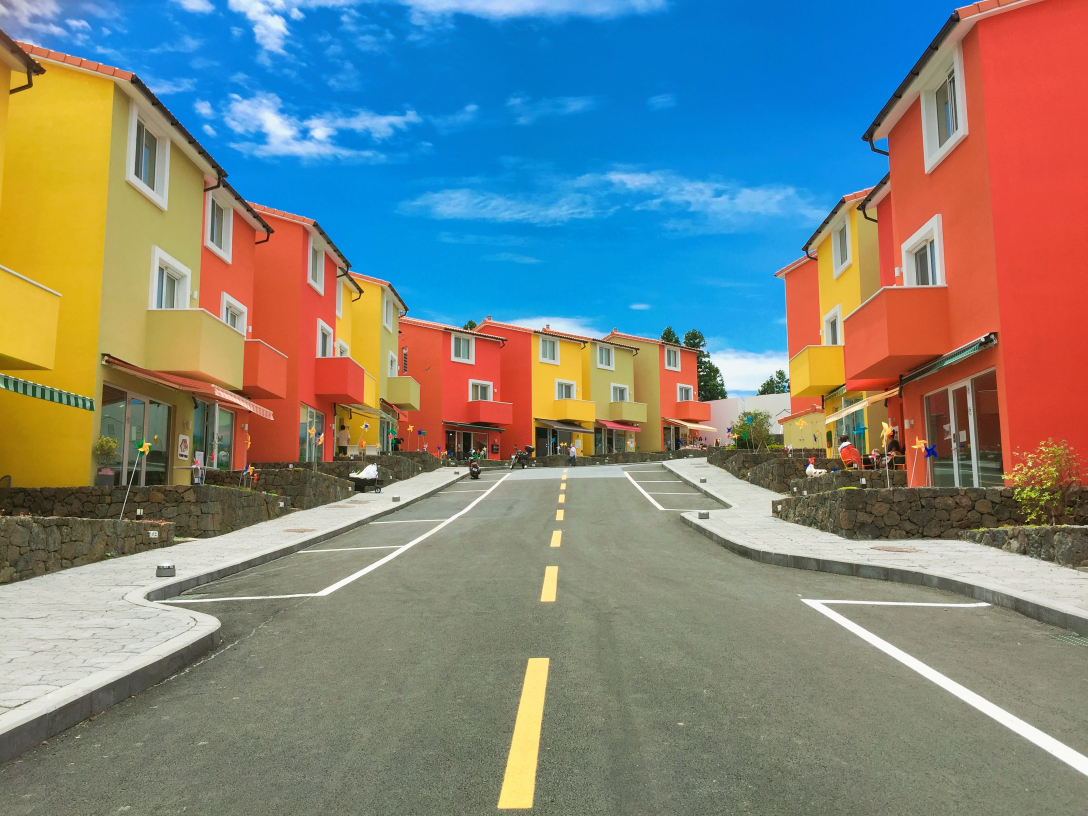
#> input picture scripts/python-scripts-master/_UPDATE/Color_detection/colorpic.jpg, 3264 x 2448 px (shown at 1/3 size)
$ python ORB_Algorithm.py
#> lines starting #> are read from the running program, lines starting #| are printed output that depends on the picture; after the words box and inside, x2 and y2 are one past the last pixel; in counts of white or black regions, pixels touching at a corner belong together
import cv2
import numpy as np

# Load the image
path = input("Enter the path of the image: ")
#> the answer given: ../Color_detection/colorpic.jpg
image = cv2.imread(path)
#> image is the input picture: shape (2448, 3264, 3); mean B, G, R 127.1, 132.5, 125.9
path2 = input("Enter the path for testing image: ")
#> the answer given: ../Color_detection/colorpic.jpg
test_image = cv2.imread(path2)

# Resizing the image
image = cv2.resize(image, (600, 600))
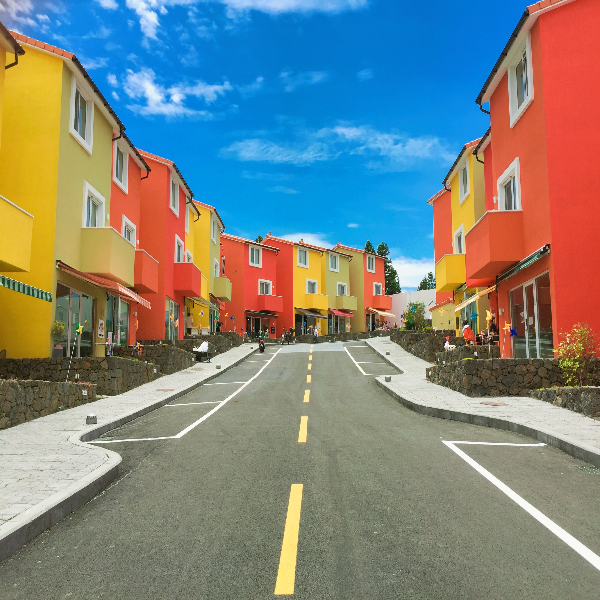
#> image: shape (600, 600, 3); mean B, G, R 127, 132.4, 125.8
test_image = cv2.resize(test_image, (600, 600))

# Convert the image to gray scale
gray = cv2.cvtColor(image, cv2.COLOR_RGB2GRAY)
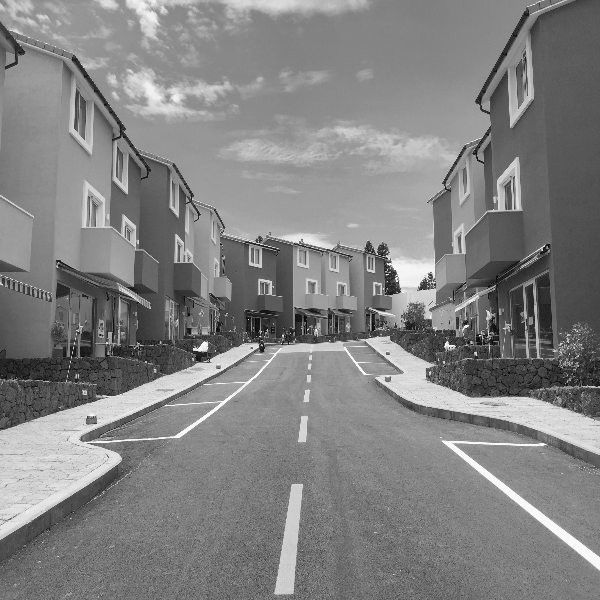
#> gray: shape (600, 600); min 6, max 253, mean 130
test_gray = cv2.cvtColor(test_image, cv2.COLOR_RGB2GRAY)

# Display the given and test image
image_stack = np.concatenate((image, test_image), axis=1)
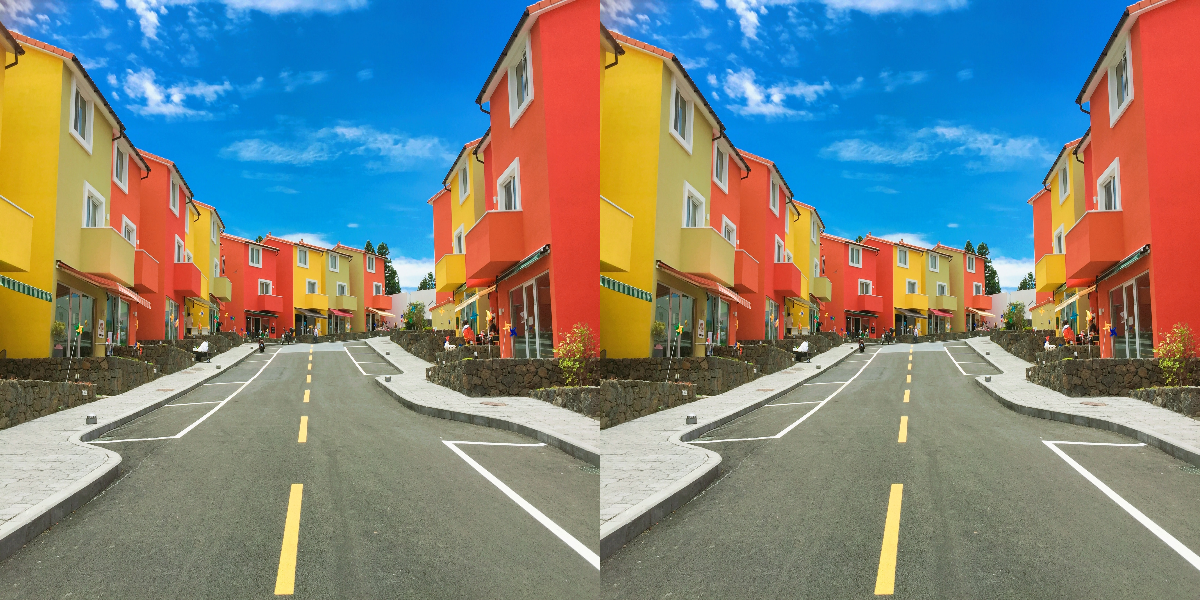
#> image_stack: shape (600, 1200, 3); mean B, G, R 127, 132.4, 125.8
cv2.imshow("image VS test_image", image_stack)

# Implementing the ORB alogorithm
orb = cv2.ORB_create()

train_keypoints, train_descriptor = orb.detectAndCompute(gray, None)
#> train_keypoints = 500 keypoints; strongest (x, y, size): (446, 343, 31), (449, 343, 31), (203, 344, 64.3), (453, 347, 31)
test_keypoints, test_descriptor = orb.detectAndCompute(test_gray, None)
#> test_keypoints has the same summary as train_keypoints

keypoints = np.copy(image)

cv2.drawKeypoints(image, train_keypoints, keypoints, color=(0, 255, 0))
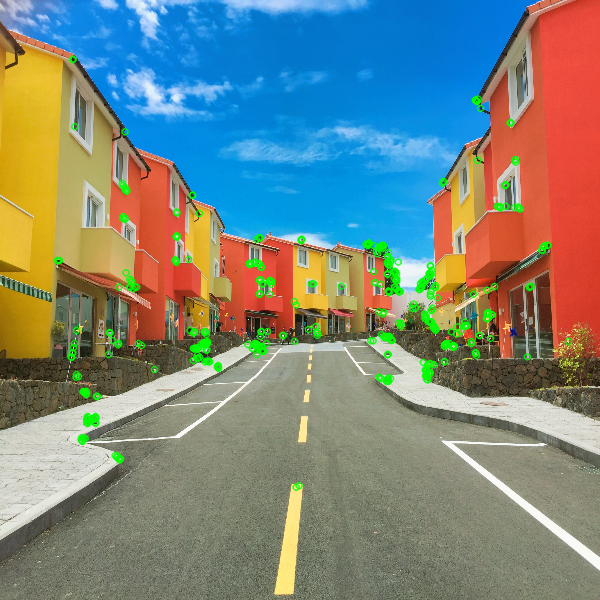
#> keypoints: shape (600, 600, 3); 2.83% of pixels changed, all inside (x1, y1, x2, y2) = (53, 55, 573, 492)

# Display image with keypoints
cv2.imshow("keypoints", keypoints)
# Print the number of keypoints detected in the given image
print("Number of Keypoints Detected In The Image: ", len(train_keypoints))
#| Number of Keypoints Detected In The Image:  500

# Create a Brute Force Matcher object.
bf = cv2.BFMatcher(cv2.NORM_HAMMING, crossCheck=True)

# Perform the matching between the ORB descriptors of the training image and the test image
matches = bf.match(train_descriptor, test_descriptor)
#> matches = 500 matches

# The matches with shorter distance are the ones we want.
matches = sorted(matches, key=lambda x: x.distance)

result = cv2.drawMatches(
    image, train_keypoints, test_image, test_keypoints, matches, test_gray, flags=2
)
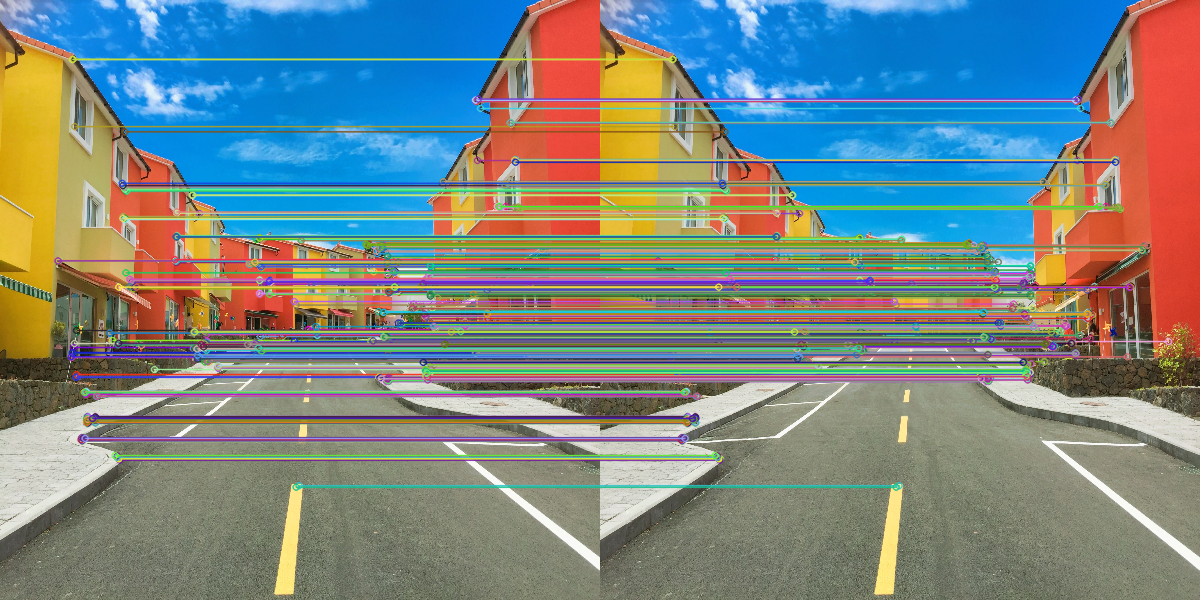
#> result: shape (600, 1200, 3); mean B, G, R 132.2, 134.4, 121.4

# Display the best matching points
cv2.imshow("result", result)

# Naming the output image
image_name = path.split(r"/")
image_path = image_name[-1].split(".")
output = r"./ORB Algorithm/" + image_path[0] + "(featureMatched).jpg"
cv2.imwrite(output, result)

# Print total number of matching points between the training and query images
print(
    "\nNumber of Matching Keypoints Between The input image and Test Image: ",
    len(matches),
)
#| Number of Matching Keypoints Between The input image and Test Image:  500
cv2.waitKey(0)
cv2.destroyAllWindows()

$ run again, on scripts/python-scripts-master/_UPDATE/Color_to_BW_Converter/sample_image.jpg
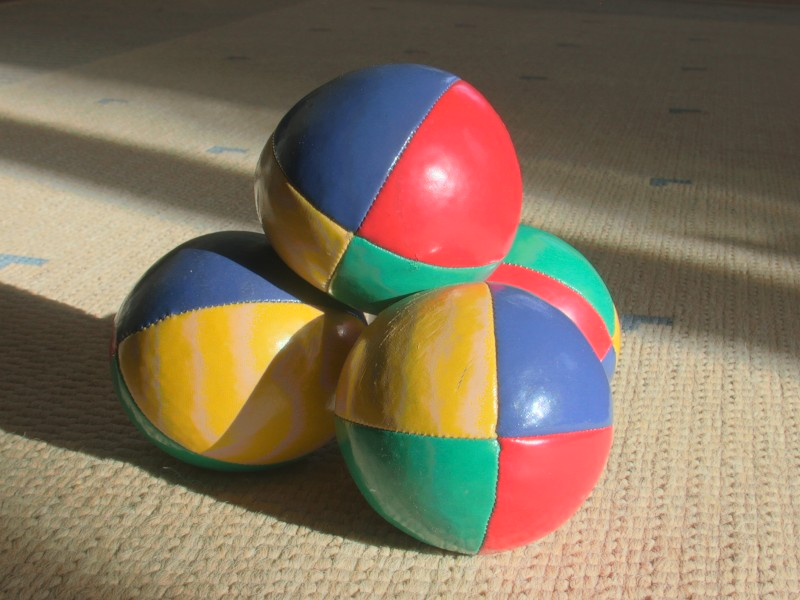
#> input picture scripts/python-scripts-master/_UPDATE/Color_to_BW_Converter/sample_image.jpg, 800 x 600 px
#> image is the input picture: shape (600, 800, 3); mean B, G, R 93.5, 114.7, 130.9
#> image: shape (600, 600, 3)
#> train_keypoints = 500 keypoints; strongest (x, y, size): (241, 313, 31), (273, 313, 31), (240, 312, 37.2), (236, 311, 77.1)
#> test_keypoints has the same summary as train_keypoints
#> `cv2.drawKeypoints(image, train_keypoints, keypoints, color=(0, 255, 0))`:
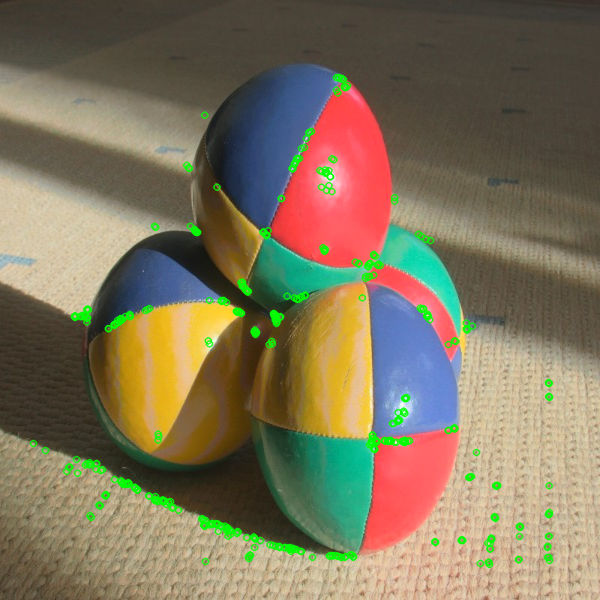
#> keypoints: shape (600, 600, 3); mean B, G, R 91.3, 116.9, 127.9
#| Number of Keypoints Detected In The Image:  500
#> matches = 500 matches
#> `result = cv2.drawMatches( image, train_keypoints, test_image, test_key..`:
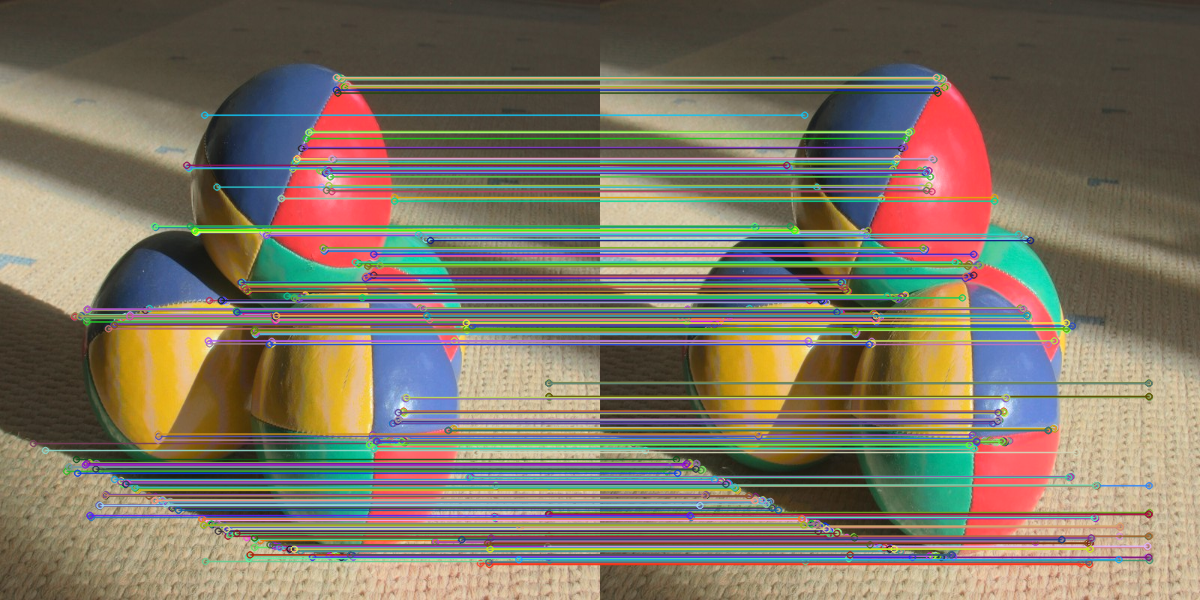
#> result: shape (600, 1200, 3); mean B, G, R 99.4, 116.6, 125.9
#| Number of Matching Keypoints Between The input image and Test Image:  500

$ run again, on scripts/python-scripts-master/_UPDATE/Edge Detection/Sample_Input.jpg
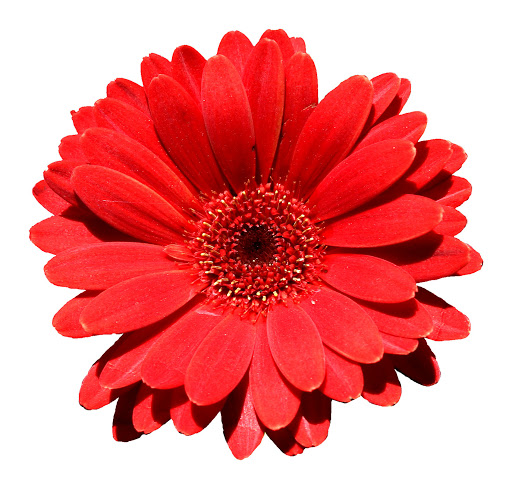
#> input picture scripts/python-scripts-master/_UPDATE/Edge Detection/Sample_Input.jpg, 512 x 489 px
#> image is the input picture: shape (489, 512, 3); mean B, G, R 133.5, 132.4, 233.8
#> image: shape (600, 600, 3)
#> train_keypoints = 500 keypoints; strongest (x, y, size): (390, 492, 37.2), (390, 491, 31), (256, 508, 53.6), (255, 508, 64.3)
#> test_keypoints has the same summary as train_keypoints
#> `cv2.drawKeypoints(image, train_keypoints, keypoints, color=(0, 255, 0))`:
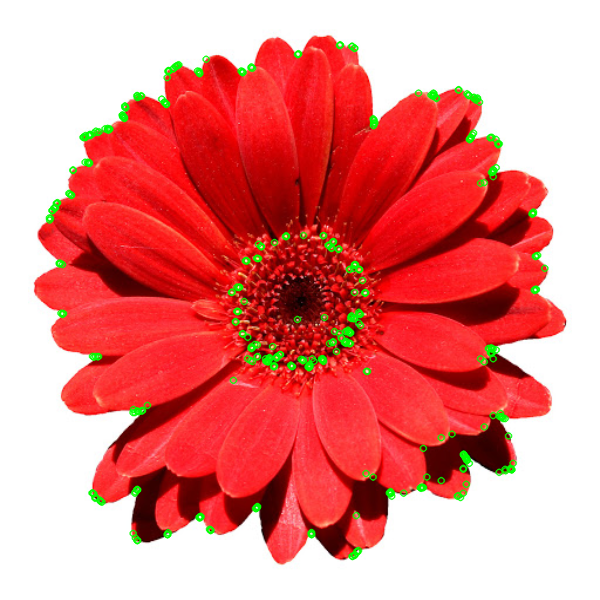
#> keypoints: shape (600, 600, 3); mean B, G, R 131.7, 134.9, 230
#| Number of Keypoints Detected In The Image:  500
#> matches = 500 matches
#> `result = cv2.drawMatches( image, train_keypoints, test_image, test_key..`:
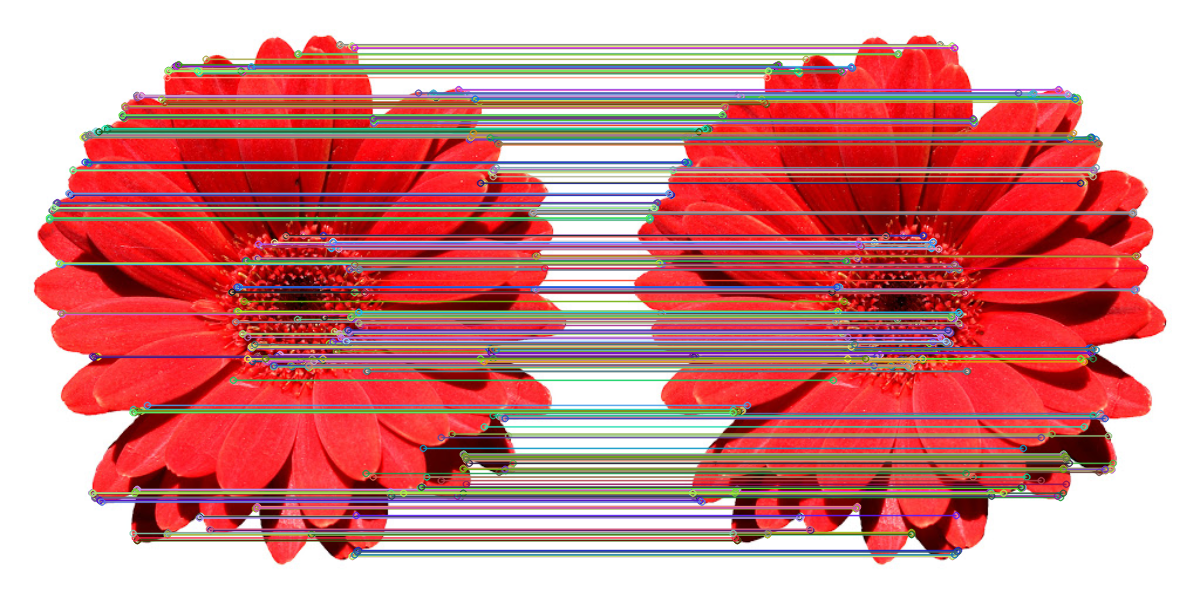
#> result: shape (600, 1200, 3); mean B, G, R 137.5, 137.1, 208.7
#| Number of Matching Keypoints Between The input image and Test Image:  500
